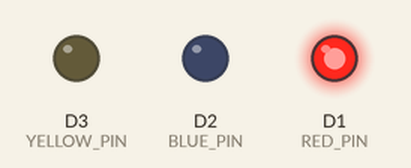
Simulated run of this sketch. Board: ESP8266 (NodeMCU). Shown: output pins drawn as LEDs (lit = HIGH).

Above: at 0.5 s.
At 1.5 s:
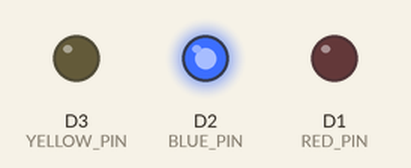
At 3.0 s:
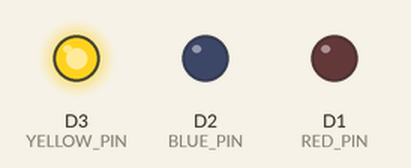
Timing chart, 0 to 7.8 s (numbered marks = the images above):
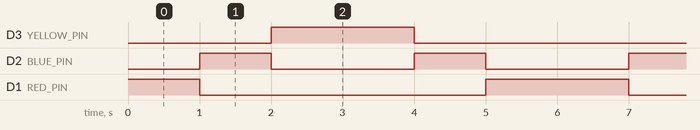

The sketch:

direction_LED.ino
```cpp
#define RED_PIN D1
#define BLUE_PIN D2
#define YELLOW_PIN D3

int count=1;

void setup() {
  // put your setup code here, to run once:
  pinMode(RED_PIN, OUTPUT);
  pinMode(BLUE_PIN, OUTPUT);
  pinMode(YELLOW_PIN, OUTPUT);

}

void blink_LED(int pinNo, int delayTime) {
  int pin2,pin3;
  if( pinNo == RED_PIN) {
   pin2=BLUE_PIN;
   pin3=YELLOW_PIN;
  }else if( pinNo == BLUE_PIN) {
   pin2=RED_PIN;
   pin3=YELLOW_PIN;
  }else {
   pin2=RED_PIN;
   pin3=BLUE_PIN;
  }
  digitalWrite(pinNo, HIGH);
  digitalWrite(pin2, LOW);
  digitalWrite(pin3, LOW);
  delay(delayTime);
}

void loop() {
  // put your main code here, to run repeatedly:
  if(count==1) {
    blink_LED(RED_PIN,1000);
    blink_LED(BLUE_PIN,1000);
    blink_LED(YELLOW_PIN,1000);
    count=1-count;
  }else {
    blink_LED(YELLOW_PIN,1000);
    blink_LED(BLUE_PIN,1000);
    blink_LED(RED_PIN,1000);
    count=1-count;
  }


}
```

Measured:
- by itself, D3 (YELLOW_PIN): alternates HIGH for 2.0 s and LOW for 4.0 s
- by itself, D2 (BLUE_PIN): alternates HIGH for 1.0 s and LOW for 2.0 s
- by itself, D1 (RED_PIN): repeats every 6.0 s: LOW 4.0 s, HIGH 2.0 s
